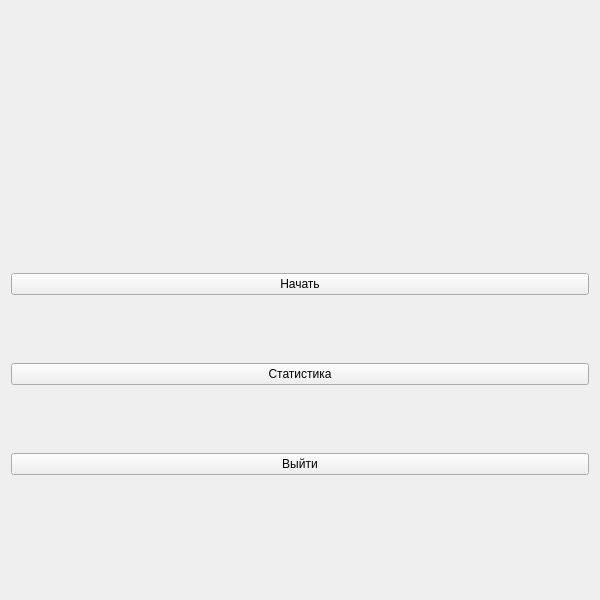
<?xml version="1.0" encoding="UTF-8"?>
<ui version="4.0">
 <class>StartMenu</class>
 <widget class="QWidget" name="StartMenu">
  <property name="geometry">
   <rect>
    <x>0</x>
    <y>0</y>
    <width>600</width>
    <height>600</height>
   </rect>
  </property>
  <property name="windowTitle">
   <string>Form</string>
  </property>
  <layout class="QVBoxLayout" name="verticalLayout">
   <item>
    <layout class="QVBoxLayout" name="buttonsLayout">
     <item>
      <spacer name="verticalSpacer">
       <property name="orientation">
        <enum>Qt::Vertical</enum>
       </property>
       <property name="sizeType">
        <enum>QSizePolicy::Fixed</enum>
       </property>
       <property name="sizeHint" stdset="0">
        <size>
         <width>20</width>
         <height>200</height>
        </size>
       </property>
      </spacer>
     </item>
     <item>
      <widget class="QPushButton" name="startButton">
       <property name="text">
        <string>Начать</string>
       </property>
      </widget>
     </item>
     <item>
      <widget class="QPushButton" name="statisticButton">
       <property name="text">
        <string>Статистика</string>
       </property>
      </widget>
     </item>
     <item>
      <widget class="QPushButton" name="quitButton">
       <property name="text">
        <string>Выйти</string>
       </property>
      </widget>
     </item>
     <item>
      <spacer name="verticalSpacer_2">
       <property name="orientation">
        <enum>Qt::Vertical</enum>
       </property>
       <property name="sizeType">
        <enum>QSizePolicy::Ignored</enum>
       </property>
       <property name="sizeHint" stdset="0">
        <size>
         <width>20</width>
         <height>50</height>
        </size>
       </property>
      </spacer>
     </item>
    </layout>
   </item>
  </layout>
 </widget>
 <resources/>
 <connections/>
</ui>
